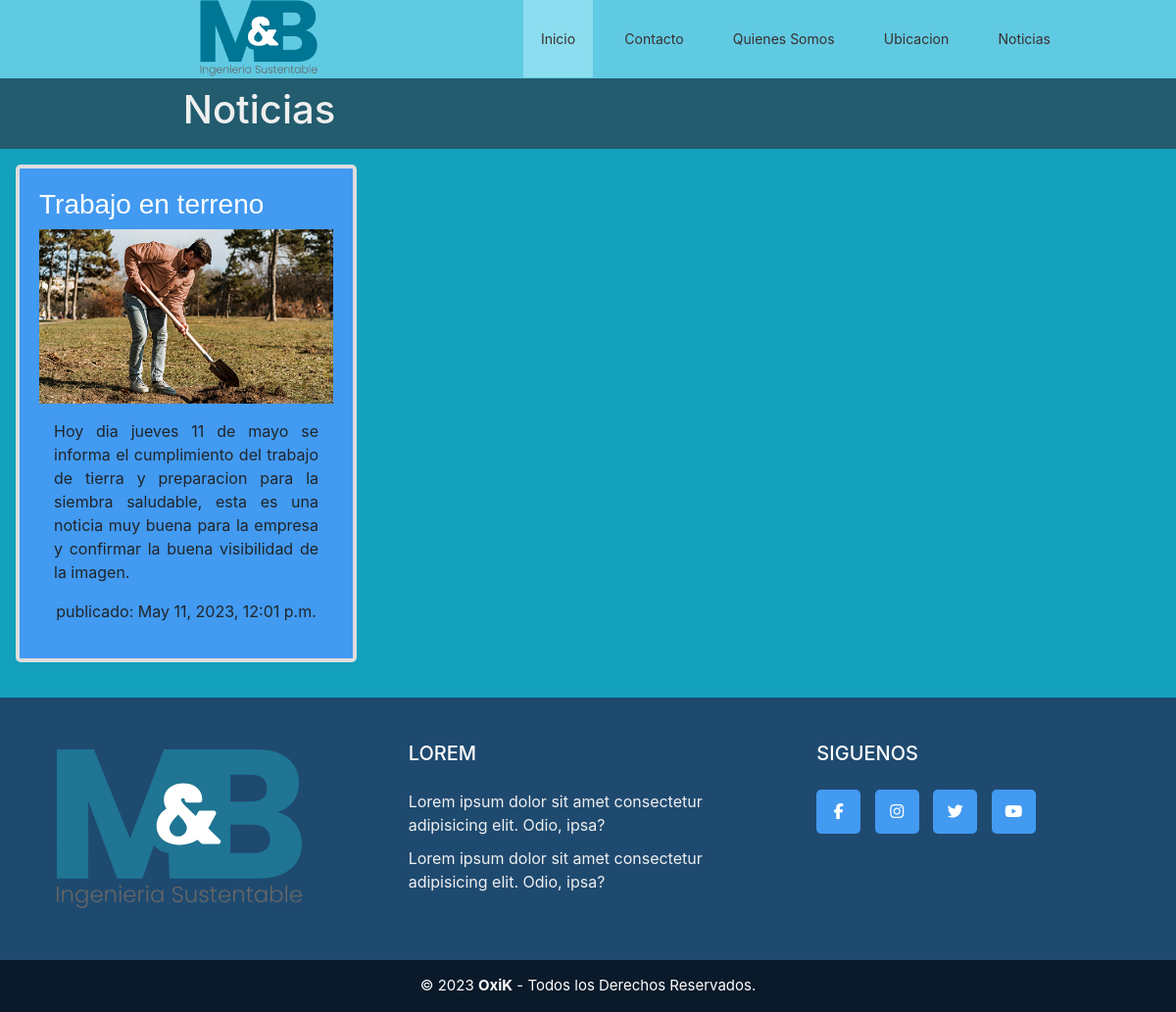
Screenshot of /noticias.html with the database file from the repository.
### blogsustentable/models.py (models this page shows, shortened)
class Post(models.Model):
    author = models.ForeignKey(settings.AUTH_USER_MODEL, on_delete=models.CASCADE)
    title = models.CharField(max_length=200)
    text = models.TextField()
    created_date = models.DateTimeField(
            default=timezone.now)
    published_date = models.DateTimeField(
            blank=True, null=True)
    cover = models.ImageField(upload_to='images/')

### blogsustentable/views.py (the view)
# urls.py: path('noticias.html', views.noticias, name='noticias'),
def noticias(request):
    posts = Post.objects.filter(published_date__lte=timezone.now()).order_by('published_date')
    return render(request, 'blog/noticias.html', {'posts': posts})

### blogsustentable/templates/blog/noticias.html (shortened to what this page needs)
{% extends 'blog/base.html' %}
{% load static %}
{% load humanize %}
        {% block content %}
        <link href="https://stackpath.bootstrapcdn.com/bootstrap/4.5.2/css/bootstrap.min.css" rel="stylesheet"/>
        <section id="seccionintermediaservicio">
            <div class="row">
            <div class="col-lg-12 col-md-8 col-sm-4 col-xs-12">
                <div class="p-2">
                <h1 class="" align="center">Noticias</h1>
                </div>
            </div>
            </div>
        </section>
        <section id="servicio1color">
                    <div class="row">
                      {% for post in posts %}
                        <div class="col-md-4">
                          <div class="p-3">
                            <div class="marco">
                            <h3 class="titulo-post"><a id="noticiatit">{{ post.title }}</a></h3>
                            <p><img class="imagenoticia" src="{{ post.cover.url}}" alt="No subio imagen"></p>
                            <div class="container">
                              <p id="textnoticia">{{ post.text|linebreaksbr }}</p>
                              <p id="fecha-post"> publicado: {{ post.published_date }}</p>
                            </div>
                          </div>
                         </div>
                        </div>
                      {% endfor %}
                    </div>
        </section>
        {% endblock %}

### blogsustentable/templates/blog/base.html (shortened to what this page needs)
{% load static %}
<html>
    <head>
        <link rel="stylesheet" href="{% static 'css/style.css' %}">
        <link href="https://cdnjs.cloudflare.com/ajax/libs/font-awesome/5.13.0/css/all.min.css" rel="stylesheet">
        <link href="https://stackpath.bootstrapcdn.com/bootstrap/4.5.2/css/bootstrap.min.css" rel="stylesheet"/>
        <link rel="stylesheet" href="https://cdnjs.cloudflare.com/ajax/libs/font-awesome/4.7.0/css/font-awesome.min.css">
        <link rel="stylesheet" href="https://cdn.jsdelivr.net/npm/normalize.css@8.0.1/normalize.min.css">
        <link rel="stylesheet" href="https://cdn.jsdelivr.net/npm/glider-js@1.7.3/glider.min.css">
        </head>
    <body>
        <header>
            <nav class="menu">
              <a class="enlaces" href="#" >
                  <img id="iconomenu"src="{% static 'imagenes/logoMenu.png' %}" alt="">
              </a>
              <ul>
                  <li><a class="active" href="{% url 'index'  %}">Inicio</a></li>
                  <li><a href="#seccion1">Contacto</a></li>
                  <li><a href="#seccion3">Quienes Somos</a></li>
                  <li><a href="#seccionintermedia3">Ubicacion</a></li>
                  <li><a href="{% url 'noticias'  %}">Noticias</a></li>
              </ul>
              </nav>
          </header>
          {% block content %}
          {% endblock %}
          <footer class="pie-pagina">
            <div class="grupo-1">
                <div class="box">
                    <figure>
                        <a href="#">
                            <img src="{% static 'imagenes/logo2.svg' %}" alt="Logo de empresa">
                        </a>
                    </figure>
                </div>
                <div class="box">
                    <h2>LOREM</h2>
                    <p>Lorem ipsum dolor sit amet consectetur adipisicing elit. Odio, ipsa?</p>
                    <p>Lorem ipsum dolor sit amet consectetur adipisicing elit. Odio, ipsa?</p>
                </div>
                <div class="box">
                    <h2>SIGUENOS</h2>
                    <div class="red-social">
                        <a href="#" class="fa fa-facebook"></a>
                        <a href="#" class="fa fa-instagram"></a>
                        <a href="#" class="fa fa-twitter"></a>
                        <a href="#" class="fa fa-youtube"></a>
                    </div>
                </div>
            </div>
            <div class="grupo-2">
                <small>&copy; 2023 <b>OxiK</b> - Todos los Derechos Reservados.</small>
            </div>
        </footer>
    </body>
</html>

### blogsustentable/static/css/style.css (style rules this page uses)
* { padding: 0; margin: 0; text-decoration: none; list-style: none; box-sizing: border-box; }
nav { background: #60cae2; height: 80px; width: 100%; }
body { font-family: Arial, Helvetica, sans-serif; margin: 0; padding: 0; overflow-x: hidden; }
header { background-color: #fbf9f9; padding: 5px; text-align: center; font-size: 15px; color: white; margin: 0; padding: 0; }
nav ul { float: right; margin-right: 105px; }
nav ul li { display: inline-block; line-height: 80px; margin: 0 5px; }
nav ul li a { color: rgb(57, 48, 48); font-size: 14px; padding: 31px 18px; border-radius: 0px; text-decoration: none; }
li a.active, li a:hover { background: #8cddef; transition: .5s; text-decoration: none; }
.enlaces { position:initial; padding: 20px 50px; }
#iconomenu { max-width: 120px; height: auto; }
#servicio1color { background-color: #13a1bd; overflow-x: hidden; }
#seccionintermediaservicio { background-color: #225c6e; color: #efefef; }
.titulo-post { color: #fff; font-family: 'Courier New', Courier, monospace; text-decoration: none; }
#noticiatit { color: #ffffff; text-decoration: none; font-family:'Lucida Sans', 'Lucida Sans Regular', 'Lucida Grande', 'Lucida Sans Unicode', Geneva, Verdana, sans-serif; text-align: center; }
#textnoticia { text-align: justify; }
.marco { border: 4px solid #ddd; background-color: #429af1; padding: 20px; margin-bottom: 20px; border-radius: 5px; }
.imagenoticia { max-width: 100%; height: auto; }
.container { text-align: center; }
h1 { font-size: 36px; margin-bottom: 30px; }
.pie-pagina { width: 100%; background-color: #1f4a70; }
.pie-pagina .grupo-1 { width: 100%; max-width: 1200px; margin: auto; display:grid; grid-template-columns: repeat(3, 1fr); grid-gap:50px; padding: 45px 0px; }
.pie-pagina .grupo-1 .box figure { width: 100%; height: 100%; display: flex; justify-content: center; align-items: center; }
.pie-pagina .grupo-1 .box figure img { width: 250px; }
.pie-pagina .grupo-1 .box h2 { color: #fff; margin-bottom: 25px; font-size: 20px; }
.pie-pagina .grupo-1 .box p { color: #efefef; margin-bottom: 10px; }
.pie-pagina .grupo-1 .red-social a { display: inline-block; text-decoration: none; width: 45px; height: 45px; line-height: 45px; color: #fff; margin-right: 10px; background-color: #429af1; text-align: center; transition: all 300ms ease; border-radius: 5px; }
.pie-pagina .grupo-2 { background-color: #0a1a2a; padding: 15px 10px; text-align: center; color: #fff; }
.pie-pagina .grupo-2 small { font-size: 15px; }

### rows the page displays
Post: title "Trabajo en terreno", cover (picture), text "Hoy dia jueves 11 de mayo se informa el cumplimiento del trabajo de tierra y preparacion para la siembra saludable, esta es una noticia muy buena para la empresa y confirmar la buena visibilidad de la imagen.", published_date "May 11, 2023, 12:01 p.m."
